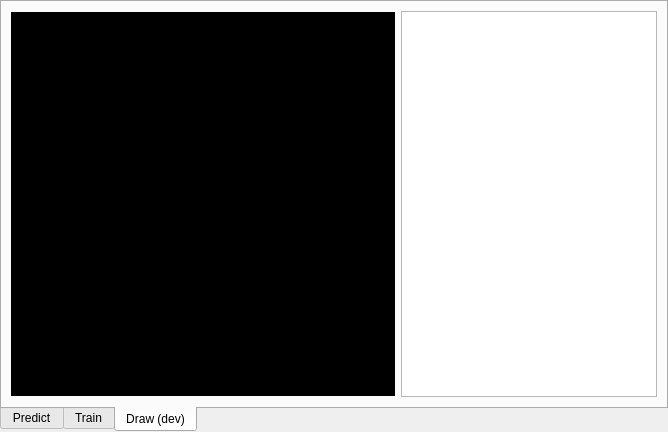
<?xml version="1.0" encoding="UTF-8"?>
<ui version="4.0">
 <class>gyarte</class>
 <widget class="QMainWindow" name="gyarte">
  <property name="geometry">
   <rect>
    <x>0</x>
    <y>0</y>
    <width>538</width>
    <height>432</height>
   </rect>
  </property>
  <property name="sizePolicy">
   <sizepolicy hsizetype="Fixed" vsizetype="Fixed">
    <horstretch>0</horstretch>
    <verstretch>0</verstretch>
   </sizepolicy>
  </property>
  <property name="maximumSize">
   <size>
    <width>538</width>
    <height>432</height>
   </size>
  </property>
  <property name="windowTitle">
   <string>Gymnasie Arbete AI</string>
  </property>
  <property name="tabShape">
   <enum>QTabWidget::Rounded</enum>
  </property>
  <widget class="QWidget" name="centralwidget">
   <property name="sizePolicy">
    <sizepolicy hsizetype="Fixed" vsizetype="Fixed">
     <horstretch>0</horstretch>
     <verstretch>0</verstretch>
    </sizepolicy>
   </property>
   <layout class="QVBoxLayout" name="verticalLayout">
    <property name="spacing">
     <number>0</number>
    </property>
    <property name="leftMargin">
     <number>0</number>
    </property>
    <property name="topMargin">
     <number>0</number>
    </property>
    <property name="rightMargin">
     <number>0</number>
    </property>
    <property name="bottomMargin">
     <number>0</number>
    </property>
    <item>
     <widget class="QTabWidget" name="mode_selector_tab">
      <property name="minimumSize">
       <size>
        <width>0</width>
        <height>0</height>
       </size>
      </property>
      <property name="layoutDirection">
       <enum>Qt::LeftToRight</enum>
      </property>
      <property name="styleSheet">
       <string notr="true"/>
      </property>
      <property name="tabPosition">
       <enum>QTabWidget::South</enum>
      </property>
      <property name="currentIndex">
       <number>2</number>
      </property>
      <property name="movable">
       <bool>true</bool>
      </property>
      <property name="tabBarAutoHide">
       <bool>true</bool>
      </property>
      <widget class="QWidget" name="predict_tab">
       <attribute name="title">
        <string>Predict</string>
       </attribute>
       <attribute name="toolTip">
        <string>Draw an image and let the AI guess</string>
       </attribute>
       <layout class="QHBoxLayout" name="horizontalLayout_2">
        <item>
         <widget class="QLabel" name="predict_canvas_label">
          <property name="sizePolicy">
           <sizepolicy hsizetype="Expanding" vsizetype="Expanding">
            <horstretch>0</horstretch>
            <verstretch>0</verstretch>
           </sizepolicy>
          </property>
          <property name="minimumSize">
           <size>
            <width>384</width>
            <height>384</height>
           </size>
          </property>
          <property name="maximumSize">
           <size>
            <width>384</width>
            <height>384</height>
           </size>
          </property>
          <property name="cursor">
           <cursorShape>CrossCursor</cursorShape>
          </property>
          <property name="styleSheet">
           <string notr="true">QLabel{ background-color : black; color : white; }</string>
          </property>
          <property name="text">
           <string/>
          </property>
         </widget>
        </item>
        <item>
         <layout class="QVBoxLayout" name="verticalLayout_2">
          <item>
           <widget class="QComboBox" name="model_selector"/>
          </item>
          <item>
           <widget class="QListWidget" name="prediction_probability_list">
            <property name="sizePolicy">
             <sizepolicy hsizetype="Preferred" vsizetype="Expanding">
              <horstretch>0</horstretch>
              <verstretch>0</verstretch>
             </sizepolicy>
            </property>
           </widget>
          </item>
         </layout>
        </item>
       </layout>
      </widget>
      <widget class="QWidget" name="train_tab">
       <attribute name="title">
        <string>Train</string>
       </attribute>
       <attribute name="toolTip">
        <string>Create and train a new or existing model</string>
       </attribute>
      </widget>
      <widget class="QWidget" name="draw_tab">
       <attribute name="title">
        <string>Draw (dev)</string>
       </attribute>
       <attribute name="toolTip">
        <string>Draw a series of images which will be used for testing</string>
       </attribute>
       <layout class="QHBoxLayout" name="horizontalLayout_3">
        <item>
         <widget class="QLabel" name="draw_canvas_label">
          <property name="sizePolicy">
           <sizepolicy hsizetype="Expanding" vsizetype="Expanding">
            <horstretch>0</horstretch>
            <verstretch>0</verstretch>
           </sizepolicy>
          </property>
          <property name="minimumSize">
           <size>
            <width>384</width>
            <height>384</height>
           </size>
          </property>
          <property name="maximumSize">
           <size>
            <width>384</width>
            <height>384</height>
           </size>
          </property>
          <property name="cursor">
           <cursorShape>CrossCursor</cursorShape>
          </property>
          <property name="styleSheet">
           <string notr="true">QLabel{ background-color : black; }</string>
          </property>
          <property name="text">
           <string/>
          </property>
         </widget>
        </item>
        <item>
         <widget class="QListWidget" name="symbols_to_draw_list"/>
        </item>
       </layout>
      </widget>
     </widget>
    </item>
   </layout>
  </widget>
 </widget>
 <resources/>
 <connections/>
</ui>
